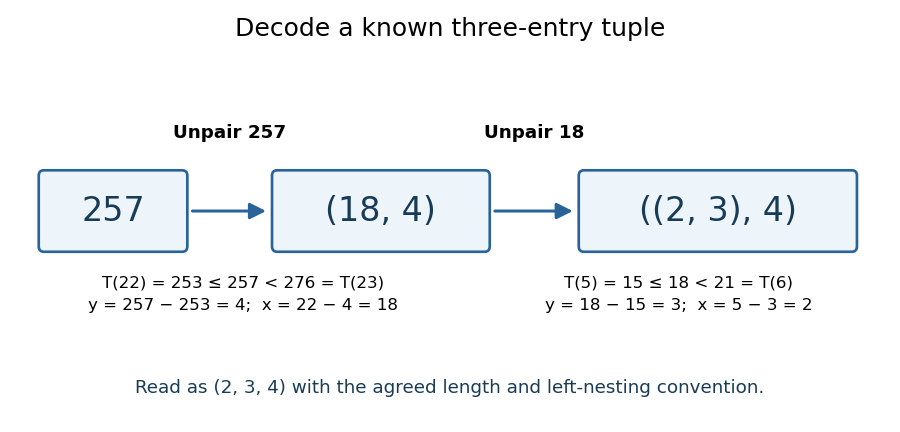

This chart was generated by the following Python code:
"""Draw exact decoding of a known three-entry tuple; write PNG to the CWD.

Tested with Python 3.14.4, NumPy 2.3.5 and Matplotlib 3.10.7.
Run from _media to place the generated image beside the other wiki media.
"""

from math import isqrt
from pathlib import Path

import matplotlib

matplotlib.use("Agg")
import matplotlib.pyplot as plt
from matplotlib.patches import FancyArrowPatch, FancyBboxPatch


def unpair(z):
    s = (isqrt(8 * z + 1) - 1) // 2
    y = z - s * (s + 1) // 2
    return s - y, y


def main():
    code = 257
    inner, last = unpair(code)
    first, second = unpair(inner)
    assert (inner, last, first, second) == (18, 4, 2, 3)
    fig, ax = plt.subplots(figsize=(7.5, 3.6), facecolor="white")
    ax.set(xlim=(0, 10), ylim=(0, 4))
    ax.axis("off")
    fig.suptitle("Decode a known three-entry tuple", fontsize=15, y=0.96)
    boxes = [(0.3, 1.9, 1.6, str(code)),
             (3.0, 1.9, 2.4, f"({inner}, {last})"),
             (6.55, 1.9, 3.1, f"(({first}, {second}), {last})")]
    for x, y, width, text in boxes:
        ax.add_patch(FancyBboxPatch((x, y), width, 0.8, boxstyle="round,pad=0.06",
                                   linewidth=1.6, edgecolor="#2a6398", facecolor="#edf4fa"))
        ax.text(x + width / 2, y + 0.4, text, ha="center", va="center",
                fontsize=20, color="#183b56")
    for start, end in [(1.98, 2.91), (5.48, 6.46)]:
        ax.add_patch(FancyArrowPatch((start, 2.3), (end, 2.3), arrowstyle="-|>",
                                    mutation_scale=20, linewidth=1.8, color="#2a6398"))
    ax.text(2.45, 3.12, "Unpair 257", ha="center", fontsize=11, weight="bold")
    ax.text(5.98, 3.12, "Unpair 18", ha="center", fontsize=11, weight="bold")
    ax.text(2.6, 1.18, "T(22) = 253 ≤ 257 < 276 = T(23)\ny = 257 − 253 = 4;  x = 22 − 4 = 18",
            ha="center", fontsize=10, linespacing=1.65)
    ax.text(7.65, 1.18, "T(5) = 15 ≤ 18 < 21 = T(6)\ny = 18 − 15 = 3;  x = 5 − 3 = 2",
            ha="center", fontsize=10, linespacing=1.65)
    ax.text(5, 0.25, "Read as (2, 3, 4) with the agreed length and left-nesting convention.",
            ha="center", fontsize=11, color="#183b56")
    fig.subplots_adjust(left=0.02, right=0.98, top=0.86, bottom=0.04)
    fig.savefig(Path(__file__).with_suffix(".png").name, dpi=120,
                facecolor="white", transparent=False)
    plt.close(fig)


if __name__ == "__main__":
    main()
